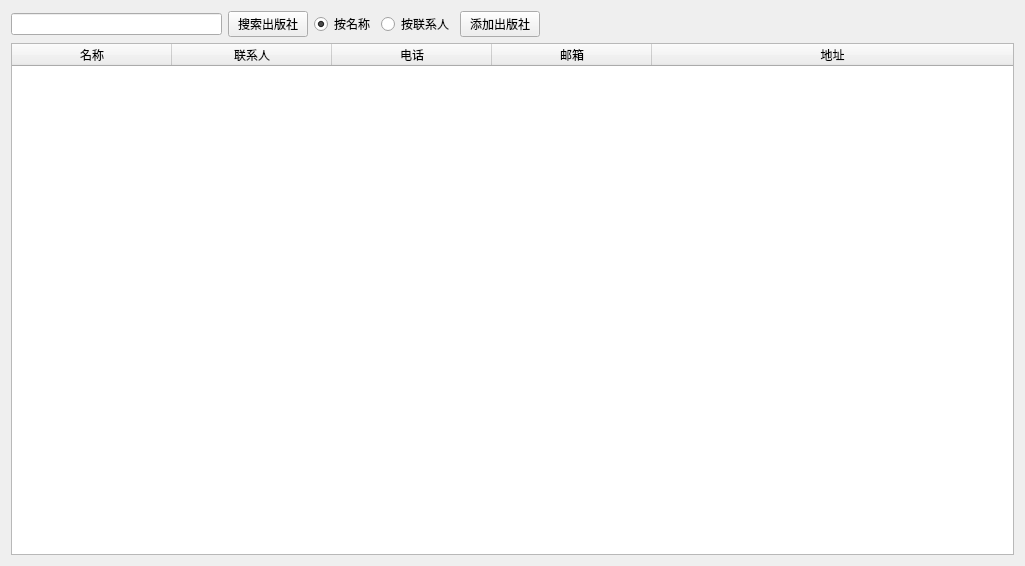
<?xml version="1.0" encoding="UTF-8"?>
<ui version="4.0">
 <class>press</class>
 <widget class="QWidget" name="press">
  <property name="geometry">
   <rect>
    <x>0</x>
    <y>0</y>
    <width>1025</width>
    <height>566</height>
   </rect>
  </property>
  <property name="windowTitle">
   <string>出版社管理</string>
  </property>
  <layout class="QGridLayout" name="gridLayout">
   <item row="0" column="0">
    <widget class="QLineEdit" name="lineEdit_search"/>
   </item>
   <item row="0" column="1">
    <widget class="QPushButton" name="pushButton_search">
     <property name="text">
      <string>搜索出版社</string>
     </property>
    </widget>
   </item>
   <item row="0" column="2">
    <widget class="QRadioButton" name="radioButton_press_name">
     <property name="text">
      <string>按名称</string>
     </property>
     <property name="checked">
      <bool>true</bool>
     </property>
    </widget>
   </item>
   <item row="0" column="3">
    <widget class="QRadioButton" name="radioButton_person">
     <property name="text">
      <string>按联系人</string>
     </property>
    </widget>
   </item>
   <item row="0" column="4">
    <widget class="QPushButton" name="pushButton_add_press">
     <property name="text">
      <string>添加出版社</string>
     </property>
    </widget>
   </item>
   <item row="0" column="5">
    <spacer name="horizontalSpacer">
     <property name="orientation">
      <enum>Qt::Horizontal</enum>
     </property>
     <property name="sizeHint" stdset="0">
      <size>
       <width>468</width>
       <height>20</height>
      </size>
     </property>
    </spacer>
   </item>
   <item row="1" column="0" colspan="6">
    <widget class="QTableWidget" name="tableWidget">
     <attribute name="horizontalHeaderDefaultSectionSize">
      <number>160</number>
     </attribute>
     <attribute name="horizontalHeaderStretchLastSection">
      <bool>true</bool>
     </attribute>
     <column>
      <property name="text">
       <string>名称</string>
      </property>
     </column>
     <column>
      <property name="text">
       <string>联系人</string>
      </property>
     </column>
     <column>
      <property name="text">
       <string>电话</string>
      </property>
     </column>
     <column>
      <property name="text">
       <string>邮箱</string>
      </property>
     </column>
     <column>
      <property name="text">
       <string>地址</string>
      </property>
     </column>
    </widget>
   </item>
  </layout>
 </widget>
 <resources/>
 <connections/>
</ui>
